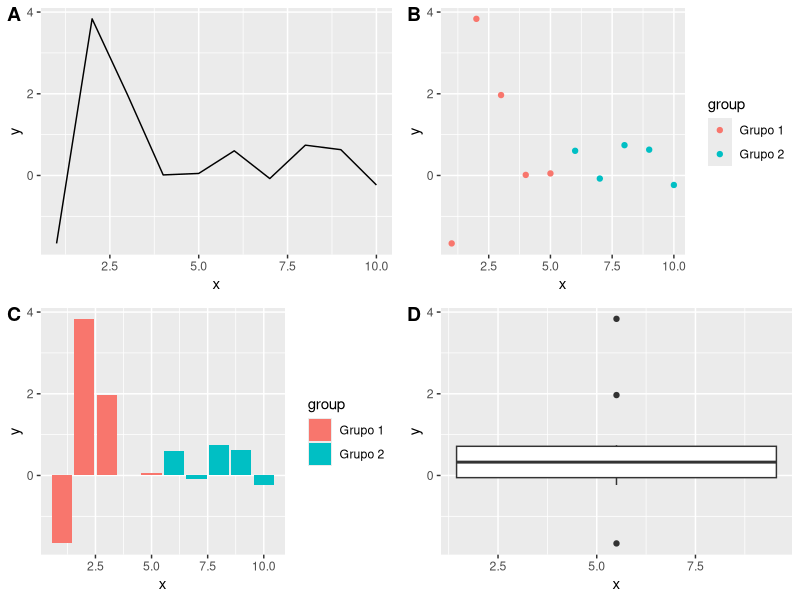

Write R code to recreate this figure. (Note: this script raises an error after producing the figure.)
library(ggplot2)
library(cowplot)

# Dados de exemplo
df <- data.frame(
  x = 1:10,
  y = rnorm(10),
  group = rep(c("Grupo 1", "Grupo 2"), each = 5)
)

# Gráfico A
p1 <- ggplot(df, aes(x, y)) +
  geom_line() 

# Gráfico B
p2 <- ggplot(df, aes(x, y, color = group)) +
  geom_point() 


# Gráfico C
p3 <- ggplot(df, aes(x, y, fill = group)) +
  geom_bar(stat = "identity") 

# Gráfico D
p4 <- ggplot(df, aes(x, y)) +
  geom_boxplot() 


# Combinar gráficos
combined_plot <- plot_grid(p1, p2, p3, p4, labels = c("A", "B", "C", "D"), ncol = 2)


# Exibir o gráfico combinado
print(combined_plot)


####################################


# Dados de exemplo
df <- data.frame(
  x = 1:10,
  y = rnorm(10),
  group = rep(c("Grupo 1", "Grupo 2"), each = 5)
)

# Função para adicionar labels
add_label <- function(p, label) {
  p + 
    annotate("text", x = Inf, y = Inf, label = label, hjust = 1.1, vjust = 1.1, size = 6, fontface = "bold")
}

# Gráfico A
p1 <- ggplot(df, aes(x, y)) +
  geom_line() +
  add_label("A")

# Gráfico B
p2 <- ggplot(df, aes(x, y, color = group)) +
  geom_point() +
  add_label("B")

# Gráfico C
p3 <- ggplot(df, aes(x, y, fill = group)) +
  geom_bar(stat = "identity") +
  add_label("C")

# Gráfico D
p4 <- ggplot(df, aes(x, y)) +
  geom_boxplot() +
  add_label("D")

# Combinar gráficos
combined_plot <- plot_grid(p1, p2, p3, p4, ncol = 2)

# Exibir o gráfico combinado
print(combined_plot)

##############################
# Dados de exemplo
df <- data.frame(
  x = 1:10,
  y = rnorm(10),
  group = rep(c("Grupo 1", "Grupo 2"), each = 5)
)

# Gráfico A
p1 <- ggplot(df, aes(x, y)) +
  geom_line() +
  annotate("text", x = max(df$x), y = max(df$y), label = "A", hjust = 1.1, vjust = -0.1, size = 5)

# Gráfico B
p2 <- ggplot(df, aes(x, y, color = group)) +
  geom_point() +
  annotate("text", x = max(df$x), y = max(df$y), label = "B", hjust = 1.1, vjust = -0.1, size = 5)

# Gráfico C
p3 <- ggplot(df, aes(x, y, fill = group)) +
  geom_bar(stat = "identity") +
  annotate("text", x = max(df$x), y = max(df$y, na.rm = TRUE), label = "C", hjust = 1.1, vjust = -0.1, size = 5)

# Gráfico D
p4 <- ggplot(df, aes(x, y)) +
  geom_boxplot() +
  annotate("text", x = max(df$x), y = max(df$y, na.rm = TRUE)-0.1, label = "D", hjust = 1.0, vjust = -0.1, size = 5)

# Combinar gráficos usando patchwork


combined_plot <- plot_grid(p1, p2, p3, p4, ncol = 2)

# Exibir o gráfico combinado
print(combined_plot)
